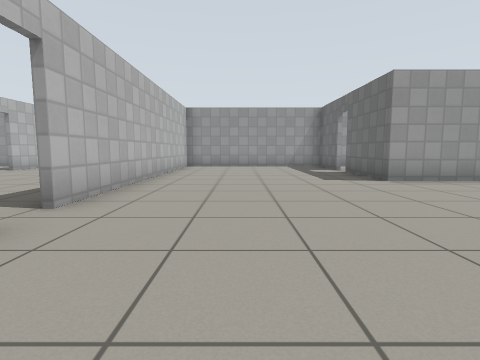
view 1 (above)

17 first-person views from a walk through a world built for the Gazebo simulator. The camera is 0.72 m above the floor, tilts 6° down and sees 80° across. The floor is counted in squares, 1 m on a side. Each view is taken from the middle of a square. On the plan, view 1 faces up. The plan holds only what a view shows up to about 10 squares ahead; the rest is blank. Simple patterns stand in for the simulator's built-in surfaces.

view 2
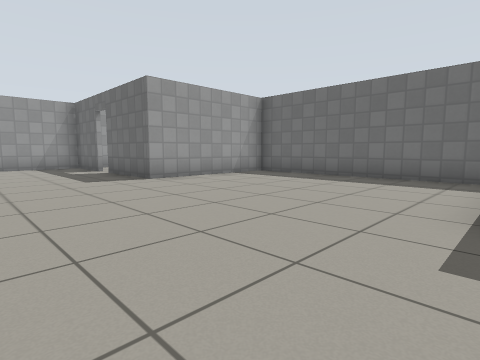

view 3
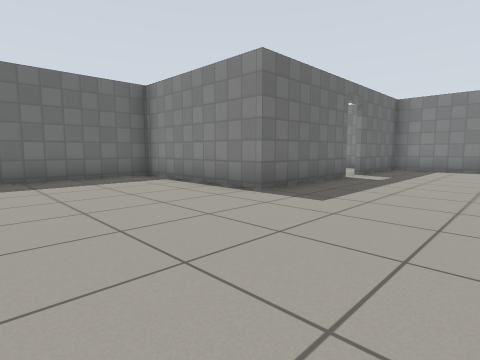

view 4
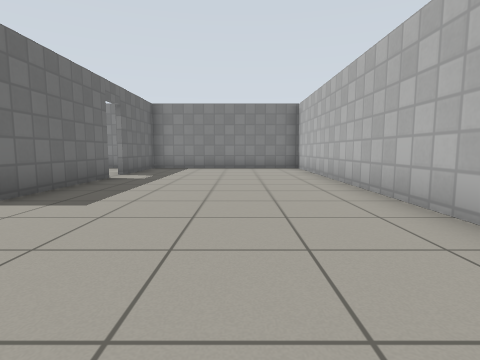

view 5
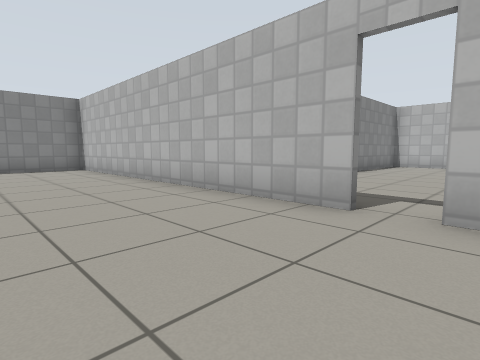

view 6
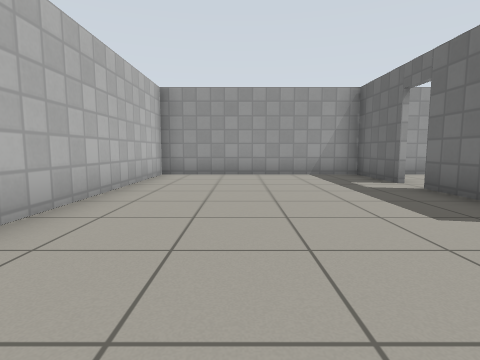

view 7
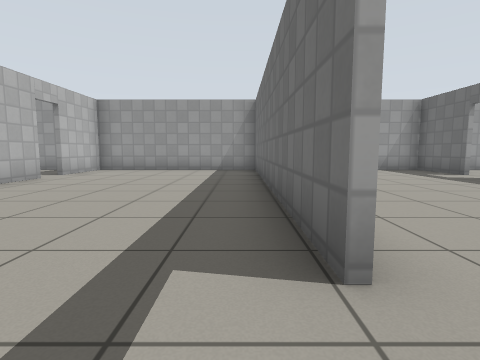

view 8
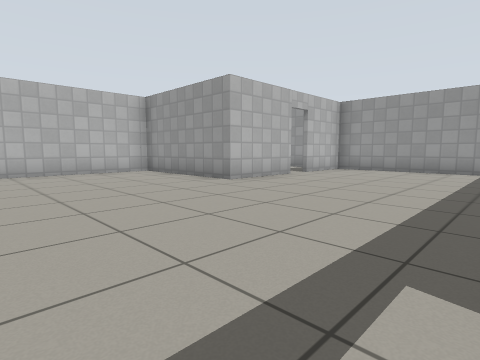

view 9
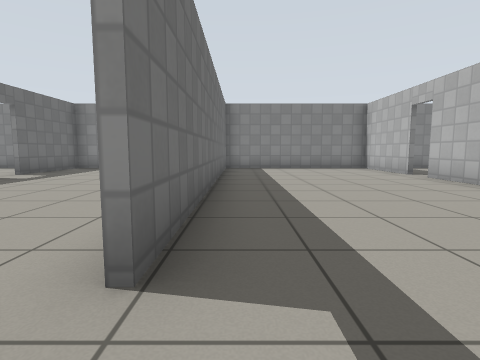

view 10
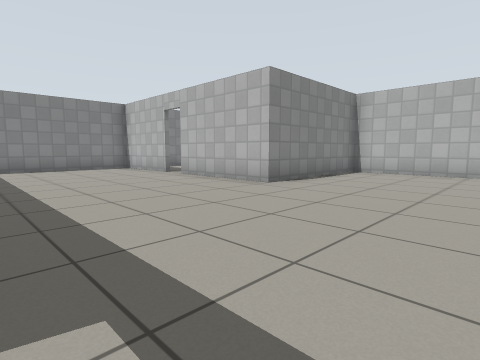

view 11
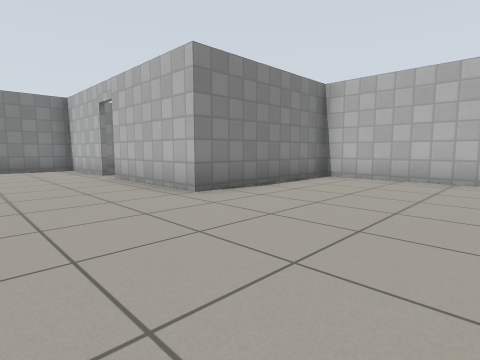

view 12
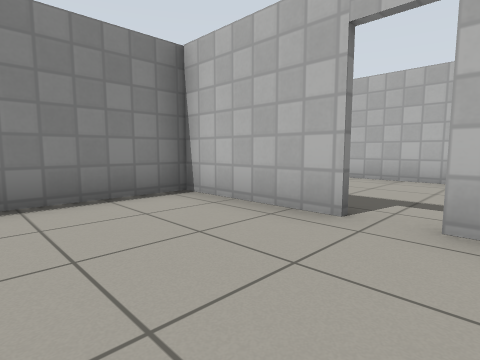

view 13
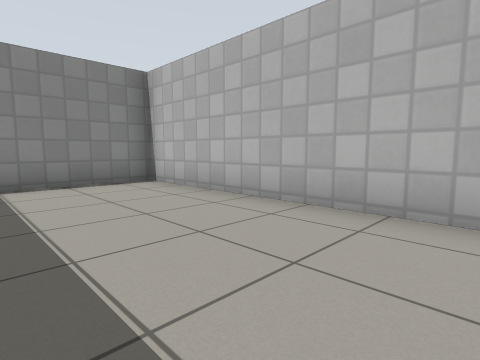

view 14
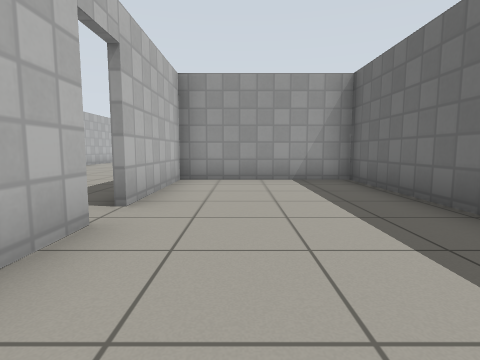

view 15
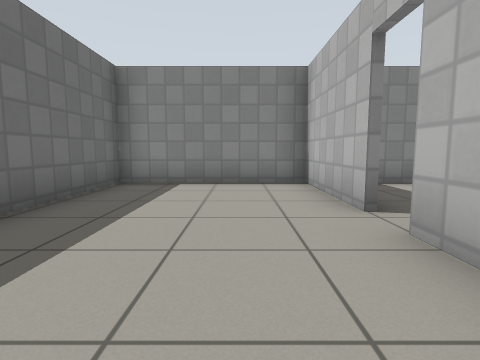

view 16
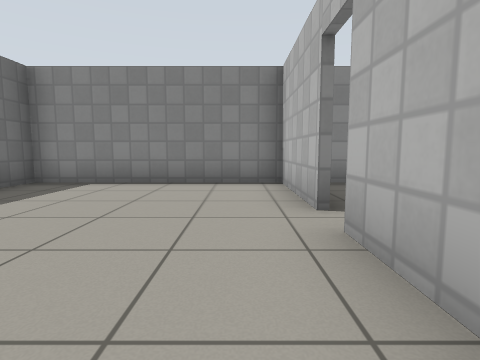

view 17
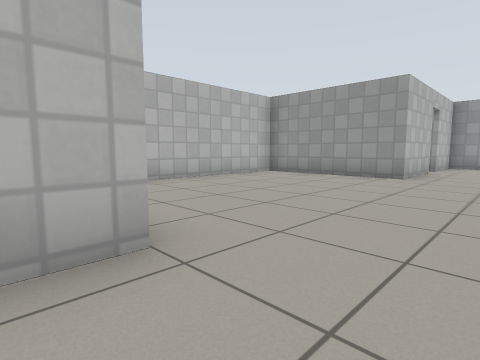

### Floor plan
Points are (right, up) in squares from view 1. A wall is a line through its corners. A room is listed if a view was taken in it or the views show most of it. See-through windows are left out.
Room 1 (views 1, 2, 3, 4, 5, 6)
walls: (-2.3, 2.6) (-2.3, -7.3) (3.1, -7.3); (7.7, -0.1) (7.7, 6.6) (3.4, 6.6) (3.4, 9.4); (3.4, -3.5) (3.4, 0) (7.7, 0); (3.4, 10.1) (3.4, 12.4) (-2.3, 12.4) (-2.3, 3.4); (3.4, -7) (3.4, -4.3)
ways out: open door at (-2, 3) to room 2; open door at (3.5, -4) to room 4; open door at (3, 10)
Room 2 (views 7, 8, 9, 10, 11, 12, 16, 17)
walls: (-2.4, 3.4) (-2.4, 12.1); (-8.1, 9.4) (-8.1, 6.6) (-12.4, 6.6); (-12.3, 6.9) (-12.3, 0) (-7.9, 0) (-7.9, -3.5); (-7.9, -4.3) (-7.9, -7.3) (-2.4, -7.3) (-2.4, 2.6); (-8.1, 12.2) (-8.1, 10.1); (-3.9, 12.4) (-7, 12.4)
ways out: open door at (-2, 3) to room 1; open door at (-8, -4) to room 3; open door at (-8, 10)
Room 3 (view 13)
walls: (-12.3, -1.3) (-12.3, -7.3) (-9, -7.3)
ways out: open door at (-8, -4) to room 2
Room 4 (views 14, 15)
walls: (3.5, -4.3) (3.5, -7.3) (7.7, -7.3) (7.7, -0.1) (3.5, -0.1) (3.5, -3.5)
ways out: open door at (3.5, -4) to room 1

Positions as (right, up) in squares from view 1, and headings:
1: (0, 0), facing up
2: (0, 0), facing up-right
3: (0, 4), facing down-right
4: (0, 4), facing down
5: (1, 4), facing down-left
6: (0, 4), facing up
7: (-3, 2), facing up
8: (-3, 2), facing up-left
9: (-3, 4), facing down
10: (-3, 4), facing down-left
11: (-5, 4), facing down-left
12: (-5, -3), facing down-left
13: (-9, -1), facing down-left
14: (5, -7), facing up
15: (5, -1), facing down
16: (-7, -1), facing down
17: (-6, -1), facing up-left
